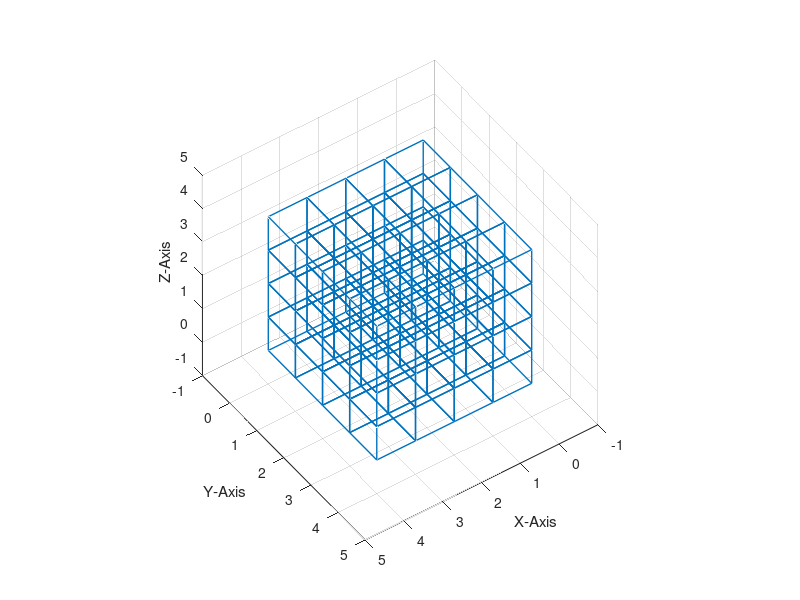

Write MATLAB code to recreate this figure.
%homework for 22.01.18
%stacking cubes

figure('units','norm','position',[.1 .1 .8 .7],'color',[.9 .9 .9],'name', "Cube of Cubes") %Creating Window
axes('position',[.1 .1 .8 .8],'color',[1 1 1]) %Creating Axis
view(325,135)       %Tilting coordinate system
grid on             %turing on the grid in coordinate system
xlabel ("X-Axis")   %labeling the axis
ylabel ("Y-Axis")   %labeling the axis
zlabel ("Z-Axis")   %labeling the axis

%---------------changeable variables---------------------

l=1;                %length of side of one cube
n=4;                %number of cubes per side of big cube (whole numbers only)
t=1;                %line thickness of cubes

%---------------------------------------------------------

f=(n*l)-l;          %limit for loop repitition
S=0;                %for stacking the cubes
w=0;                %for stacking the cubes
h=0;                %for stacking the cubes

axis('equal',[-1 n*l+1 -1 n*l+1 -1 n*l+1]) %preparing coordinate system limits

for h=0:l:f         %shifting cubes in +z direction

  for w=0:l:f       %shifting cubes in +y direction
  
    for S=0:l:f     %shifting cubes in +x direction
      
    %--------------drawing one cube----------------------
    
    line([l+S l+S],[0+w l+w],[0+h 0+h], 'linewidth', [t])
    line([0+S 0+S],[0+w l+w],[0+h 0+h], 'linewidth', [t])
    line([0+S l+S],[0+w 0+w],[0+h 0+h], 'linewidth', [t])
    line([0+S l+S],[l+w l+w],[0+h 0+h], 'linewidth', [t])
    line([l+S l+S],[0+w l+w],[l+h l+h], 'linewidth', [t])
    line([0+S 0+S],[0+w l+w],[l+h l+h], 'linewidth', [t])
    line([0+S l+S],[0+w 0+w],[l+h l+h], 'linewidth', [t])
    line([0+S l+S],[l+w l+w],[l+h l+h], 'linewidth', [t])
    line([0+S 0+S],[0+w 0+w],[0+h l+h], 'linewidth', [t])
    line([0+S 0+S],[l+w l+w],[0+h l+h], 'linewidth', [t])
    line([l+S l+S],[0+w 0+w],[0+h l+h], 'linewidth', [t])
    line([l+S l+S],[l+w l+w],[0+h l+h], 'linewidth', [t])
  
    drawnow %drawing the cube that was just created into coodinate system
  
    endfor

  endfor

endfor